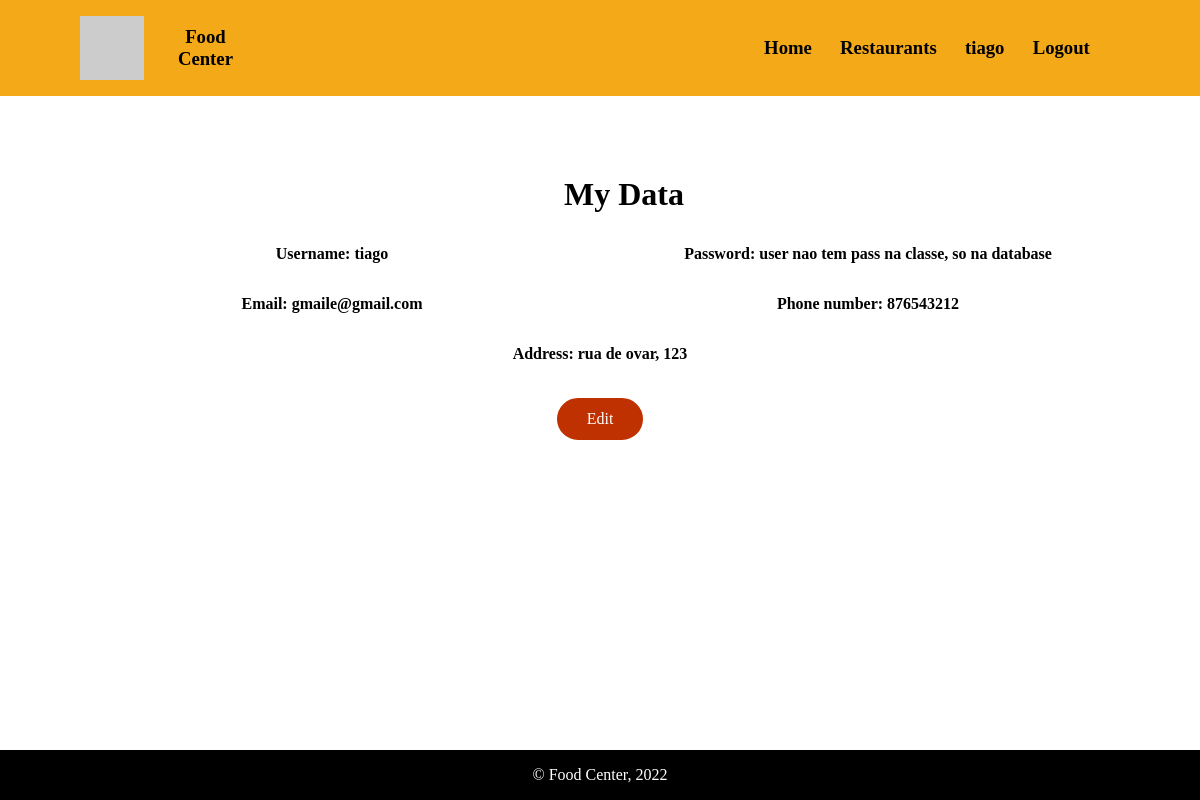
Before: /user.php (signed in) with the older database file.
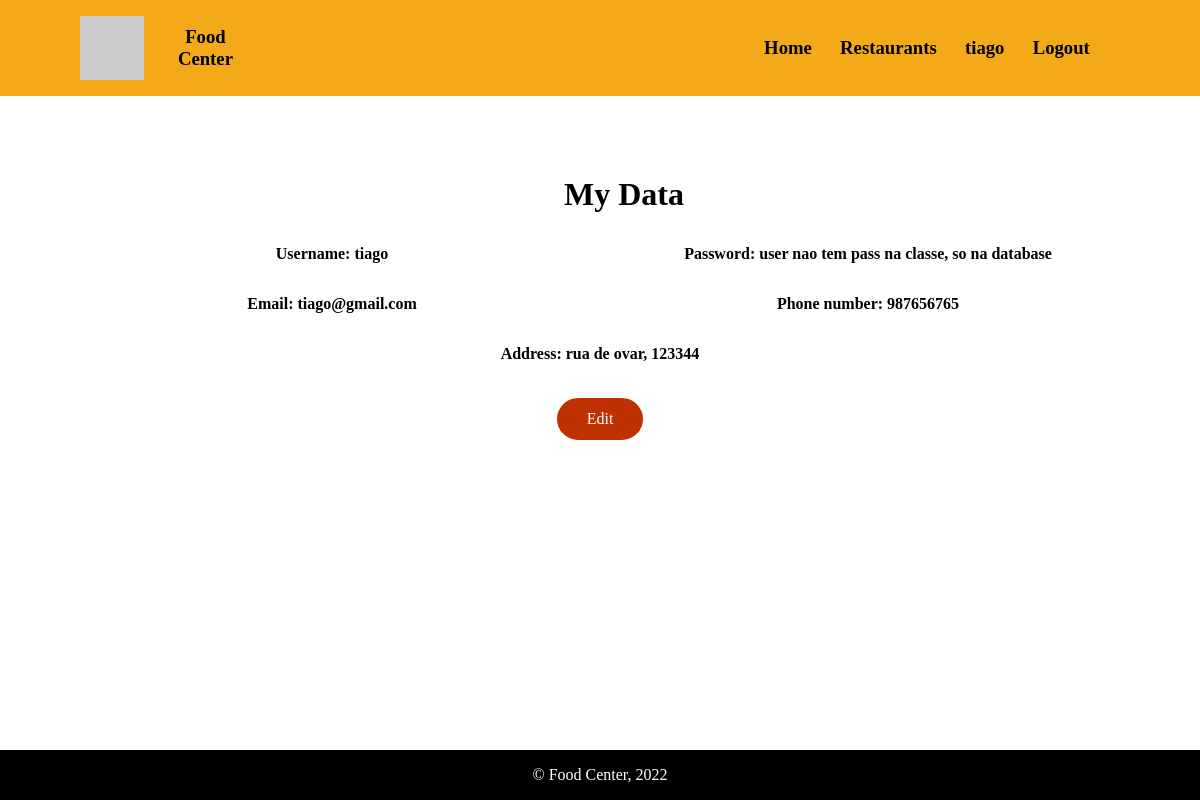
After: the same page with the newer database file.
### tables this page shows
CREATE TABLE User
(
  username         NVARCHAR(120) PRIMARY KEY ,
  password         text NOT NULL ,
  email            NVARCHAR(60) NOT NULL ,
  address          NVARCHAR(70) NOT NULL ,
  phoneNumber      NVARCHAR(24) NOT NULL ,
  restaurantOwner  numeric NOT NULL ,
  customer         numeric NOT NULL
);

### user.php (called while the page is built, shortened)
<?php
    include_once('templates/common.tpl.php');
    include_once('templates/user.tpl.php');
    output_header();
    output_user_data();
    output_footer();
?>

### database/connection.db.php (called while the page is built, shortened)
<?php
  function getDatabaseConnection() : PDO {
    $db = new PDO('sqlite:database/database.db');
    $db->setAttribute(PDO::ATTR_DEFAULT_FETCH_MODE, PDO::FETCH_ASSOC);
    $db->setAttribute(PDO::ATTR_ERRMODE, PDO::ERRMODE_EXCEPTION);
    return $db;
  }
?>

### database/user.class.php (called while the page is built, shortened)
<?php
  include_once('database/connection.db.php');
  class User {
    public function __construct(string $username, string $email, string $address, string $phoneNumber, bool $restaurantOwner, bool $customer)
    {
      $this->username = $username;
      $this->email = $email;
      $this->address = $address;
      $this->phoneNumber = $phoneNumber;
    }
    static function getUser(PDO $db, string $username){
      $stmt = $db->prepare('SELECT * FROM User WHERE lower(username) = ?');
      $stmt->execute(array(strtolower($username)));
      if ($user = $stmt->fetch()){
          return new User(
              $user['username'],
              $user['email'],
              $user['address'],
              $user['phoneNumber'],
              $user['restaurantOwner']?true:false,
              $user['customer']?true:false
          );
      }
      else return null;
  }
  }
?>

### templates/user.tpl.php (the view)
<?php include_once('database/user.class.php');
        include_once('database/connection.db.php');
    function output_user_data(){
    $user = User::getUser(getDatabaseConnection(), $_SESSION['username']);
?>
    <main>
    <div class="userdata">
        <h1>My Data</h1>
        <?php echo '<h4>Username: ' . $user->username . '</h4>';?>
        <?php echo '<h4>Password: ' . 'user nao tem pass na classe, so na database' . '</h4>';?>
        <?php echo '<h4>Email: ' . $user->email . '</h4>';?>
        <?php echo '<h4>Phone number: ' . $user->phoneNumber . '</h4>';?>
        <?php echo '<h4>Address: ' . $user->address . '</h4>';?>
        <a href="edit_user.php">Edit</a>
    </div>
</main>
<?php } ;?>

### templates/common.tpl.php (shortened to what this page needs)
<?php function output_header(){;?>
    <!DOCTYPE html>
        <html lang="en-US">
            <head>
                <link href="../css/style.css" rel="stylesheet">
                <link href="../css/responsive.css" rel="stylesheet">
            </head>
            <body>
                <header>
                    <section id="logo">
                        <img src="https://picsum.photos/80" alt="logopic">
                        <a href="index.php"><h3>Food Center</h3></a>
                    </section>
                    <section id="menu">
                        <a href="index.php"><h3>Home</h3></a>
                        <a href="restaurants.php"><h3>Restaurants</h3></a>
                        <?php if(isset($_SESSION['username'])){?>
                        <a href="user.php"><h3><?php echo $_SESSION['username'];?></h3></a>
                        <a href="action_logout.php"><h3>Logout</h3></a>
                        <?php }
                        else{?>
                        <a href="register.php"><h3>Register</h3></a>
                        <a href="login.php"><h3>Login</h3></a>
                        <?php };?>
                    </section>
                </header>
<?php };
function output_footer(){;?>
    <footer><p>&copy; Food Center, 2022</p></footer>
    </body>
</html>
<?php } ;?>

### css/style.css (style rules this page uses)
html { height: 100%; }
body { display: flex; flex-direction: column; min-height: 100vh; margin: 0; }
header { display: grid; background-color: #F3a918; height: 6em; grid-template-columns: 5fr 3fr; }
header, footer { flex-grow: 0; flex-shrink: 0; flex-basis: auto; }
main { flex-grow: 1; flex-shrink: 0; flex-basis: auto; display: flex; flex-direction: column; }
header h3 { cursor: pointer; margin: 0; }
header img { width: 4em; height: 4em; padding-right: 1.5em; padding-left: 5em; }
#logo { grid-column-start: 1; display: flex; align-items: center; flex-grow: 1; }
#logo h3 { width: 4em; text-align: center; }
#menu { grid-column-start: 2; display: flex; justify-content: space-around; align-items: center; margin-right: 6em; }
h1 { margin: 0; margin-left: 1.5em; }
button, .restaurant a, .userdata a { background-color: #bf3100; border: solid; color: white; padding: 12px 30px; text-align: center; text-decoration: none; font-size: 16px; cursor: pointer; margin: 0; border-radius: 25px; height: fit-content; width: fit-content; }
footer { background-color: black; text-align: center; padding-top: 1em; padding-bottom: 1em; min-width: 100%; }
footer p { margin: 0; color: white; }
a { text-decoration: none; color: black; }
main { padding: 0; margin: 0 4em 0 4em; }
.restaurant #name h3,h4,h5 { margin: 0; }
.userdata, .edituser { display: flex; flex-wrap: wrap; row-gap: 2em; place-self: center; place-content: center; margin-top: 5em; }
.userdata > *, .edituser > *:not(button) { width: 50%; box-sizing: border-box; text-align: center; }
.userdata > h1, .userdata > h4:nth-of-type(5), .edituser h1, .edituser > label:nth-of-type(5) { width: 100%; }

Changed rows visible on the page:
changed user "tiago": email "gmaile@gmail.com" → "tiago@gmail.com"; phoneNumber "876543212" → "987656765"; address "rua de ovar, 123" → "rua de ovar, 123344"
